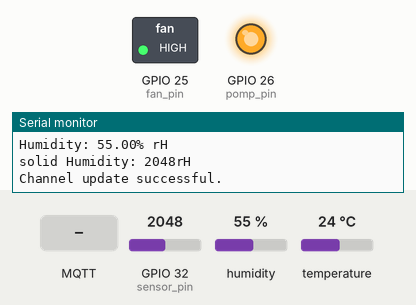
This program was run on a simulated ESP32. Shown: switched loads named in the program (green lamp = pin HIGH), output pins drawn as LEDs (lit = HIGH), the last lines printed to the serial monitor. Dashed ring = blinking. The inputs (shaded band) are chosen by the test bench; at power-on: GPIO 32 (sensor_pin) = 2048, humidity 55 %, temperature 24 °C. WiFi joins after 1.5 s; servers stay silent unless stated; no MQTT or app messages arrive unless stated.

Above: at 2.57 s.
2.8 s: MQTT message "200" arrives on the first subscribed topic
At 3.14 s:
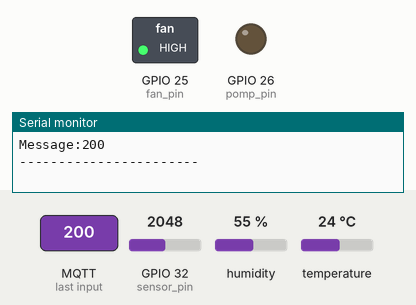
5.8 s: GPIO 32 (sensor_pin) set to 1942
At 5.8 s:
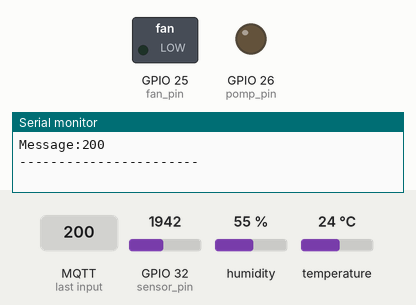
7.3 s: GPIO 32 (sensor_pin) set to 2047
At 7.39 s:
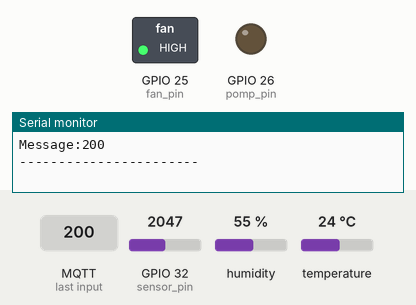
10.3 s: GPIO 32 (sensor_pin) set to 1228
At 10.3 s:
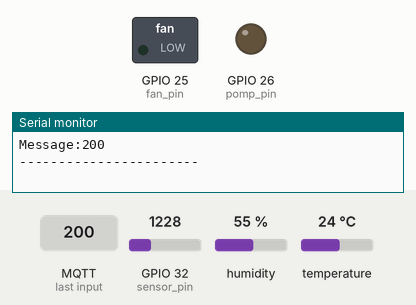
11.8 s: MQTT message "0" arrives on the second subscribed topic
At 12.01 s:
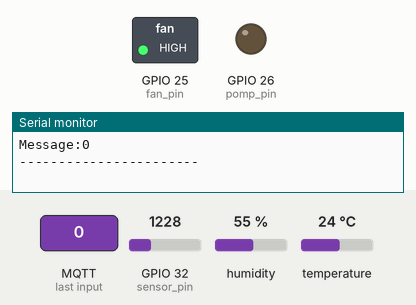
Timing chart, 0 to 15.8 s (numbered marks = the images above; inputs shaded):
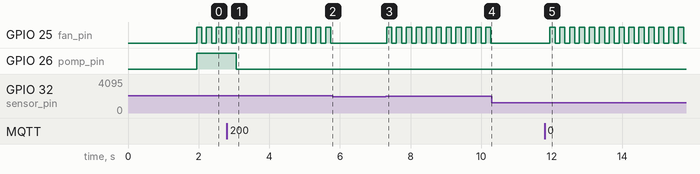

Measured:
- the behaviour switches between 1991 and 1990 on GPIO 32 (sensor_pin) (found by bisection; images 1 and 2)
- after the input at 2.8 s, GPIO 26 (pomp_pin): HIGH → LOW after 0.27 s
- after the input at 5.8 s, GPIO 25 (fan_pin): stops changing and stays LOW
- after the input at 7.3 s, GPIO 25 (fan_pin): alternates HIGH for 0.15 s and LOW for 0.13 s, starting at once
- after the input at 10.3 s, GPIO 25 (fan_pin): stops changing and stays LOW
- after the input at 11.8 s, GPIO 25 (fan_pin): alternates HIGH for 0.15 s and LOW for 0.13 s, starting after 0.14 s
- by itself, GPIO 25 (fan_pin): alternates HIGH for 0.15 s and LOW for 0.13 s

The program:

main.cpp
```cpp
#include <Adafruit_AHTX0.h>
#include <WiFiManager.h>
#include <WiFi.h>
#include "ThingSpeak.h"
#include <PubSubClient.h>

#define fan_pin 25
#define pomp_pin 26
#define sensor_pin 32

Adafruit_AHTX0 aht;

WiFiClient client1;

// MQTT Broker
const char *mqtt_broker = "maqiatto.com";
const char *topic1 = "muhammadnabiyevolloyor@gmail.com/set_room_humidity";
const char *topic2 = "muhammadnabiyevolloyor@gmail.com/set_solid_humidity";
const char *mqtt_username = "muhammadnabiyevolloyor@gmail.com";
const char *mqtt_password = "student";
const int mqtt_port = 1883;

WiFiClient espClient;
PubSubClient client(espClient);

int myChannelNumber = 1;
const char *myWriteAPIKey = "7LD7OGXORCH5H4A7";
unsigned long ttime = 110000;
byte normal_hum = 50;
int normal_hum_sol = 2000;
int solidHum;
String myStatus = "OK";
String buffer;
bool humFlag = 0;
bool humFlagSolid = 0;

void callback(char *topic, byte *payload, unsigned int length)
{
  Serial.print("Message arrived in topic: ");
  buffer = "";
  for (int i = 0; i < length; i++)
  {
    buffer += (char)payload[i];
  }
  if (strcmp(topic, topic1) == 0)
  {
    Serial.println(topic);
    normal_hum = buffer.toInt();
  }
  if (strcmp(topic, topic2) == 0)
  {
    Serial.println(topic);
    normal_hum_sol = buffer.toInt();
  }
  Serial.print("Message:");
  Serial.println(buffer);
  Serial.println();
  Serial.println("-----------------------");
}

void setup()
{
  pinMode(sensor_pin, INPUT);
  pinMode(fan_pin, OUTPUT);
  pinMode(pomp_pin, OUTPUT);

  Serial.begin(115200);
  Serial.println("Adafruit AHT10/AHT20 demo!");

  if (!aht.begin())
  {
    Serial.println("Could not find AHT? Check wiring");
    while (1)
      delay(10);
  }
  Serial.println("AHT10 or AHT20 found");

  WiFiManager wifiManager;

  if (!wifiManager.autoConnect("esp32", "password"))
  {
    Serial.println("failed to connect and hit timeout");
    // reset and try again, or maybe put it to deep sleep
    ESP.restart();
    delay(1000);
  }

  Serial.println("");
  Serial.println("WiFi connected");
  Serial.println("IP address: ");
  Serial.println(WiFi.localIP());

  ThingSpeak.begin(client1); // Initialize ThingSpeak

  client.setServer(mqtt_broker, mqtt_port);
  client.setCallback(callback);
  while (!client.connected())
  {
    String client_id = "esp32-client-";
    client_id += String(WiFi.macAddress());
    Serial.printf("The client %s connects to the public MQTT broker\n", client_id.c_str());
    if (client.connect(client_id.c_str(), mqtt_username, mqtt_password))
    {
      Serial.println("Public EMQX MQTT broker connected");
    }
    else
    {
      Serial.print("failed with state ");
      Serial.print(client.state());
      delay(2000);
    }
  }
  // Publish and subscribe
  client.subscribe(topic1);
  client.subscribe(topic2);
}

void loop()
{
  client.loop();
  sensors_event_t humidity, temp;
  aht.getEvent(&humidity, &temp); // populate temp and humidity objects with fresh data
  solidHum = analogRead(sensor_pin);
  if (millis() - ttime >= 120000)
  {
    ttime = millis();
    Serial.print("Temperature: ");
    Serial.print(temp.temperature);
    Serial.println(" degrees C");
    Serial.print("Humidity: ");
    Serial.print(humidity.relative_humidity);
    Serial.println("% rH");
    Serial.print("solid Humidity: ");
    Serial.print(solidHum);
    Serial.println("rH");

    // set the fields with the values
    ThingSpeak.setField(1, temp.temperature);
    ThingSpeak.setField(2, humidity.relative_humidity);
    ThingSpeak.setField(3, solidHum);

    // set the status
    ThingSpeak.setStatus(myStatus);
// write to the ThingSpeak channel
    int x = ThingSpeak.writeFields(myChannelNumber, myWriteAPIKey);
    if (x == 200)
    {
      Serial.println("Channel update successful.");
    }
    else
    {
      Serial.println("Problem updating channel. HTTP error code " + String(x));
    }
  }
  if (!humFlag and humidity.relative_humidity > normal_hum)
  {
    humFlag = 1;
    digitalWrite(pomp_pin, 1);
  }
  if (humFlag and humidity.relative_humidity <= (normal_hum - 2))
  {
    humFlag = 0;
    digitalWrite(pomp_pin, 0);
  }

  if (!humFlagSolid and solidHum > normal_hum_sol)
  {
    humFlagSolid = 1;
  }
  if (humFlagSolid and solidHum <= (normal_hum_sol - 10))
  {
    humFlagSolid = 0;
  }
  if (humFlagSolid)
  {
    digitalWrite(fan_pin, 1);
    delay(150);
    digitalWrite(fan_pin, 0);
    delay(50);
  }
}
```
